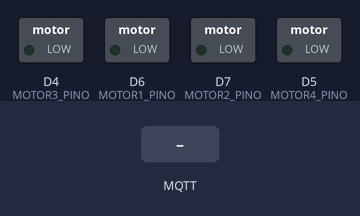
This sketch was run on a simulated ESP8266 (NodeMCU). On the bench: switched loads named in the sketch (green lamp = pin HIGH). The test bench sets the inputs (shaded band). WiFi joins after 1.5 s; servers stay silent unless stated; random numbers use the default seed unless the sketch sets one; no MQTT or app messages arrive unless stated; what the sketch prints to the serial monitor is not drawn.

Above: at 2.7 s.
2.8 s: MQTT message "FRENTE" arrives on the first subscribed topic
At 4.0 s:
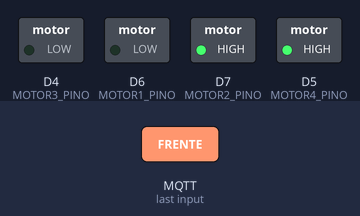
4.3 s: MQTT message "TRAS" arrives on the first subscribed topic
At 5.3 s:
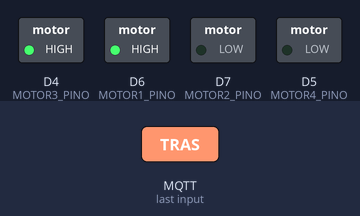
5.8 s: MQTT message "DIREITA" arrives on the first subscribed topic
At 6.3 s:
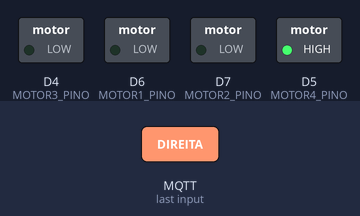
7.3 s: MQTT message "ESQUERDA" arrives on the first subscribed topic
At 7.6 s:
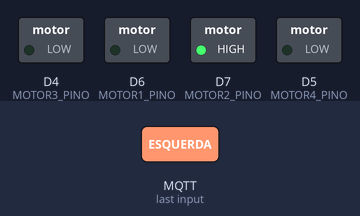
Timing chart, 0 to 9.8 s (numbered marks = the images above; inputs shaded):
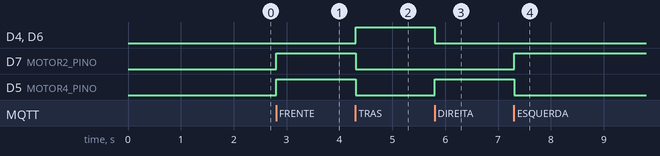

The sketch:

sketchMotor.ino
```cpp
/*
 Basic ESP8266 MQTT example

 NEED to install: PubSub library

 This sketch demonstrates the capabilities of the pubsub library in combination
 with the ESP8266 board/library.

 It connects to an MQTT server then:
  - publishes "Hello World" to the topic "pic1-20232/msg" every two seconds
  - subscribes to the topic "pic1-20232/led", printing out any messages
    it receives. It assumes the received payloads are strings not binary
  - If the first character of the topic "pic1-20232/led" is an 1, switch ON the ESP Led,
    else switch it off

 It will reconnect to the server if the connection is lost using a blocking
 reconnect function. See the 'mqtt_reconnect_nonblocking' example for how to
 achieve the same result without blocking the main loop.
*/
#define D0 16
#define D1 5
#define D2 4
#define D3 0
#define D4 2
#define D5 14
#define D6 12
#define D7 13
#define D8 15
#include <ESP8266WiFi.h>
#include <PubSubClient.h>
#include <string.h>

#define MOTOR1_PINO D6
#define MOTOR2_PINO D7
#define MOTOR3_PINO D4
#define MOTOR4_PINO D5


#define LED_BUILTIN 2  //For node_MCU Lolin esp8266


char string[50];
boolean temInformacao = false;
int r_len;

// Update these with values suitable for your network.
// ###################### Trocar aqui!!! #####################
const char* ssid = "internetFilipe";
const char* password = "fviw0926";
//Free mqtt server for testing
const char* mqtt_server = "broker.mqtt-dashboard.com";
//Local MQTT server - Tested using mosquitto mqtt for windows and linux
//const char* mqtt_server = "192.168.137.1";

WiFiClient espClient;
PubSubClient client(espClient);
long lastMsg = 0;
int contTotal = 0;
int contFrente = 0;
int contParado = 0;
int contTras = 0;
int contEsquerda = 0;
int contDireita = 0;
char msg[50];
int value = 0;

void setup_wifi() {
  delay(10);

  // We start by connecting to a WiFi network
  Serial.println();
  Serial.print("Connecting to ");
  Serial.println(ssid);

  WiFi.begin(ssid, password);

  while (WiFi.status() != WL_CONNECTED) {
    delay(500);
    Serial.print(".");
  }

  randomSeed(micros());

  Serial.println("");
  Serial.println("WiFi connected");
  Serial.println("IP address: ");
  Serial.println(WiFi.localIP());
}


void callback(char* topic, byte* payload, unsigned int length) {
  //Serial.print("Message arrived [");
  //Serial.print(topic);
  //Serial.print("] ");
  r_len = length;
  for (int i = 0; i < length; i++) {
    string[i] = (char)payload[i];
  }
  Serial.println();
  temInformacao = true;
}

void reconnect() {
  // Loop until we're reconnected
  while (!client.connected()) {
    Serial.print("Attempting MQTT connection...");
    // Create a random client ID
    String clientId = "ESP8266Client-";
    clientId += String(random(0xffff), HEX);
    // Attempt to connect
    if (client.connect(clientId.c_str())) {
      Serial.println("connected");
      client.subscribe("pic1-20232/luvaFilipe");
    } else {
      Serial.print("failed, rc=");
      Serial.print(client.state());
      Serial.println(" try again in 5 seconds");
      // Wait 5 seconds before retrying
      delay(5000);
    }
  }
}

void setup() {
  //pinMode(BUILTIN_LED, OUTPUT);     // Initialize the BUILTIN_LED pin as an output
  pinMode(LED_BUILTIN, OUTPUT);  // Just for ESP8266 nodeMCU Lolin
  Serial.begin(115200);
  setup_wifi();
  client.setServer(mqtt_server, 1883);
  client.setCallback(callback);
  pinMode(MOTOR1_PINO, OUTPUT);
  pinMode(MOTOR2_PINO, OUTPUT);
  pinMode(MOTOR3_PINO, OUTPUT);
  pinMode(MOTOR4_PINO, OUTPUT);

  //inicializações dos motores
}

void loop() {
  if (!client.connected()) {
    reconnect();
  }
  client.loop();
    contTotal++;
    if (!strncmp(string, "NADA", r_len)) {
      contParado++;
    }
    if (!strncmp(string, "FRENTE", r_len)) {
      contFrente++;
    }
    if (!strncmp(string, "TRAS", r_len)) {
      contTras++;
    }
    if (!strncmp(string, "DIREITA", r_len)) {
      contDireita++;
    }
    if (!strncmp(string, "ESQUERDA", r_len)) {
      contEsquerda++;
    }
    if (contTotal == 5) {
      contTotal = 0;
      if (contParado > contFrente && contParado > contTras && contParado > contEsquerda && contParado > contDireita) {
        Serial.print("FICOU PARADO");
        digitalWrite(MOTOR1_PINO, LOW);
        digitalWrite(MOTOR2_PINO, LOW);
        digitalWrite(MOTOR3_PINO, LOW);
        digitalWrite(MOTOR4_PINO, LOW);
      }
      if (contDireita > contFrente && contDireita > contTras && contDireita > contEsquerda && contDireita > contParado) {
        Serial.print("DIREITA");
        digitalWrite(MOTOR1_PINO, LOW);
        digitalWrite(MOTOR2_PINO, LOW);
        digitalWrite(MOTOR3_PINO, LOW);
        digitalWrite(MOTOR4_PINO, HIGH);
      }
      if (contEsquerda > contFrente && contEsquerda > contTras && contEsquerda > contDireita && contEsquerda > contParado) {
        Serial.print("ESQUERDA");
        digitalWrite(MOTOR1_PINO, LOW);
        digitalWrite(MOTOR2_PINO, HIGH);
        digitalWrite(MOTOR3_PINO, LOW);
        digitalWrite(MOTOR4_PINO, LOW);
      }
      if (contFrente > contEsquerda && contFrente > contTras && contFrente > contDireita && contFrente > contParado) {
        Serial.print("FRENTE");
        digitalWrite(MOTOR1_PINO, LOW);
        digitalWrite(MOTOR2_PINO, HIGH);
        digitalWrite(MOTOR3_PINO, LOW);
        digitalWrite(MOTOR4_PINO, HIGH);
      }
      if (contTras > contEsquerda && contTras > contFrente && contTras > contDireita && contTras > contParado) {
        Serial.print("TRAS");
        digitalWrite(MOTOR1_PINO, HIGH);
        digitalWrite(MOTOR2_PINO, LOW);
        digitalWrite(MOTOR3_PINO, HIGH);
        digitalWrite(MOTOR4_PINO, LOW);
      }
      contTras = 0;
      contDireita = 0;
      contEsquerda = 0;
      contFrente = 0;
      contParado = 0;
    }

}
```

Measured:
- after the input at 2.8 s, D7 (MOTOR2_PINO), D5 (MOTOR4_PINO): LOW → HIGH at once
- after the input at 4.3 s, D4 (MOTOR3_PINO), D6 (MOTOR1_PINO): LOW → HIGH at once; D7 (MOTOR2_PINO), D5 (MOTOR4_PINO): HIGH → LOW at once
- after the input at 5.8 s, D4 (MOTOR3_PINO), D6 (MOTOR1_PINO): HIGH → LOW at once; D5 (MOTOR4_PINO): LOW → HIGH at once
- after the input at 7.3 s, D7 (MOTOR2_PINO): LOW → HIGH at once; D5 (MOTOR4_PINO): HIGH → LOW at once
